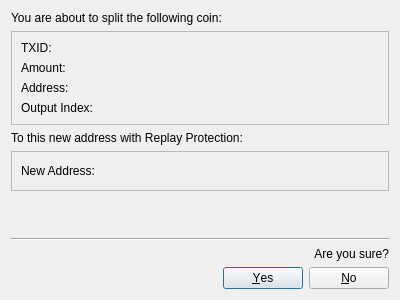
<?xml version="1.0" encoding="UTF-8"?>
<ui version="4.0">
 <class>CoinSplitDialog</class>
 <widget class="QDialog" name="CoinSplitDialog">
  <property name="geometry">
   <rect>
    <x>0</x>
    <y>0</y>
    <width>400</width>
    <height>300</height>
   </rect>
  </property>
  <property name="windowTitle">
   <string>Split Coins</string>
  </property>
  <layout class="QVBoxLayout" name="verticalLayout">
   <item>
    <widget class="QLabel" name="label_2">
     <property name="text">
      <string>You are about to split the following coin:</string>
     </property>
    </widget>
   </item>
   <item>
    <widget class="QFrame" name="frame">
     <property name="frameShape">
      <enum>QFrame::StyledPanel</enum>
     </property>
     <property name="frameShadow">
      <enum>QFrame::Raised</enum>
     </property>
     <layout class="QGridLayout" name="gridLayout">
      <item row="1" column="0">
       <widget class="QLabel" name="label_4">
        <property name="text">
         <string>Amount:</string>
        </property>
       </widget>
      </item>
      <item row="0" column="0">
       <widget class="QLabel" name="label_3">
        <property name="text">
         <string>TXID:</string>
        </property>
       </widget>
      </item>
      <item row="2" column="0">
       <widget class="QLabel" name="label_5">
        <property name="text">
         <string>Address:</string>
        </property>
       </widget>
      </item>
      <item row="0" column="1">
       <widget class="QLabel" name="labelTXID">
        <property name="text">
         <string/>
        </property>
       </widget>
      </item>
      <item row="1" column="1">
       <widget class="QLabel" name="labelAmount">
        <property name="text">
         <string/>
        </property>
       </widget>
      </item>
      <item row="2" column="1">
       <widget class="QLabel" name="labelAddress">
        <property name="text">
         <string/>
        </property>
       </widget>
      </item>
      <item row="3" column="0">
       <widget class="QLabel" name="label_8">
        <property name="text">
         <string>Output Index:</string>
        </property>
       </widget>
      </item>
      <item row="3" column="1">
       <widget class="QLabel" name="labelIndex">
        <property name="text">
         <string/>
        </property>
       </widget>
      </item>
     </layout>
    </widget>
   </item>
   <item>
    <widget class="QLabel" name="label">
     <property name="text">
      <string>To this new address with Replay Protection:</string>
     </property>
    </widget>
   </item>
   <item>
    <widget class="QFrame" name="frame_2">
     <property name="frameShape">
      <enum>QFrame::StyledPanel</enum>
     </property>
     <property name="frameShadow">
      <enum>QFrame::Raised</enum>
     </property>
     <layout class="QGridLayout" name="gridLayout_2">
      <item row="0" column="0">
       <widget class="QLabel" name="label_6">
        <property name="text">
         <string>New Address:</string>
        </property>
       </widget>
      </item>
      <item row="0" column="1">
       <widget class="QLabel" name="labelNewAddress">
        <property name="text">
         <string/>
        </property>
       </widget>
      </item>
      <item row="0" column="2">
       <spacer name="horizontalSpacer">
        <property name="orientation">
         <enum>Qt::Horizontal</enum>
        </property>
        <property name="sizeHint" stdset="0">
         <size>
          <width>40</width>
          <height>20</height>
         </size>
        </property>
       </spacer>
      </item>
     </layout>
    </widget>
   </item>
   <item>
    <spacer name="verticalSpacer">
     <property name="orientation">
      <enum>Qt::Vertical</enum>
     </property>
     <property name="sizeHint" stdset="0">
      <size>
       <width>20</width>
       <height>40</height>
      </size>
     </property>
    </spacer>
   </item>
   <item>
    <widget class="Line" name="line">
     <property name="orientation">
      <enum>Qt::Horizontal</enum>
     </property>
    </widget>
   </item>
   <item>
    <widget class="QLabel" name="label_7">
     <property name="text">
      <string>Are you sure?</string>
     </property>
     <property name="alignment">
      <set>Qt::AlignRight|Qt::AlignTrailing|Qt::AlignVCenter</set>
     </property>
     <property name="margin">
      <number>0</number>
     </property>
    </widget>
   </item>
   <item>
    <widget class="QDialogButtonBox" name="buttonBox">
     <property name="orientation">
      <enum>Qt::Horizontal</enum>
     </property>
     <property name="standardButtons">
      <set>QDialogButtonBox::No|QDialogButtonBox::Yes</set>
     </property>
    </widget>
   </item>
  </layout>
 </widget>
 <resources/>
 <connections/>
</ui>
